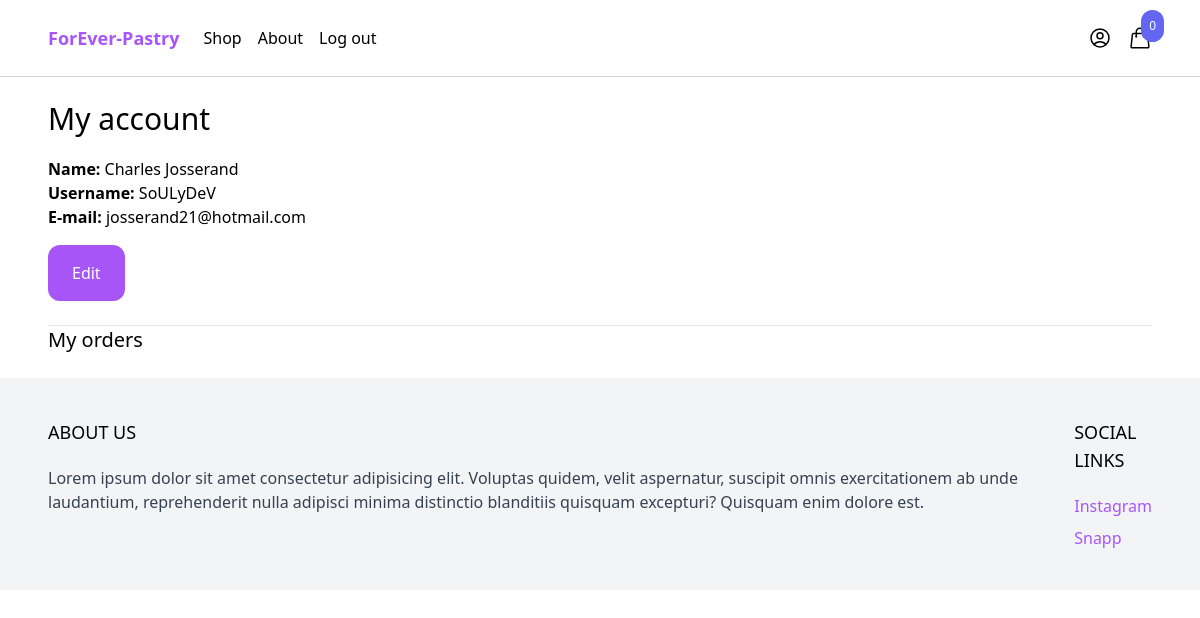
/myaccount/ (signed in), run on an earlier commit of the app's database.
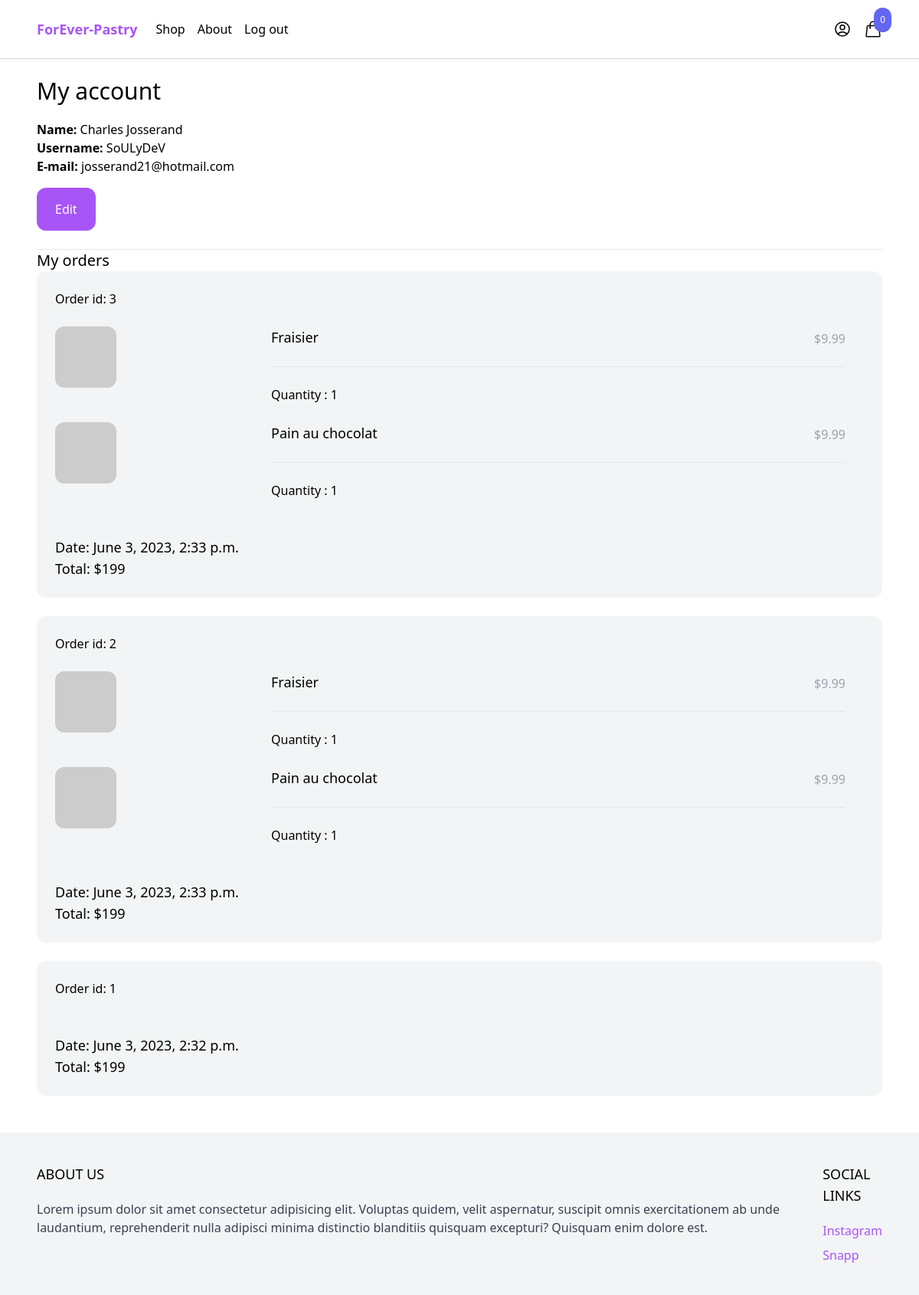
And on a later commit of the database.
### orders/models.py (models this page shows)
class Order(models.Model):
    ORDERED = 'ordered'
    SHIPPED = 'shipped'
    STATUS_CHOICES = (
        (ORDERED, 'Ordered'),
        (SHIPPED, 'Shipped'),
    )
    user = models.ForeignKey(User, related_name='orders', null=True, blank=True, on_delete=models.CASCADE)
    first_name = models.CharField(max_length=150)
    last_name = models.CharField(max_length=150)
    address = models.CharField(max_length=255)
    zipcode = models.CharField(max_length=255)
    place = models.CharField(max_length=255)
    email = models.CharField(max_length=150)
    phone = models.CharField(max_length=255)
    created_at = models.DateTimeField(auto_now_add=True)
    paid = models.BooleanField(default=False)
    paid_amount = models.IntegerField(blank=True, null=True)
    status = models.CharField(max_length=20, choices=STATUS_CHOICES, default=ORDERED)
    class Meta:
        ordering = ('-created_at',)

class OrderItem(models.Model):
    order = models.ForeignKey(Order, related_name='items', on_delete=models.CASCADE)
    product = models.ForeignKey(Product, related_name='items', on_delete=models.CASCADE)
    price = models.IntegerField()
    quantity = models.IntegerField(default=1)

### product/models.py (models this page shows, shortened)
class Product(models.Model):
    category = models.ForeignKey(Category, related_name='products', on_delete=models.CASCADE)
    name = models.CharField(max_length=250)
    slug = models.SlugField()
    description = models.TextField(max_length=250, blank=True, null=True)
    price = models.IntegerField()
    created_at = models.DateTimeField(auto_now_add=True)
    image = models.ImageField(upload_to='uploads/', blank=True, null=True)
    thumbnail = models.ImageField(upload_to='uploads/', blank=True, null=True)
    class Meta:
        ordering = ('-created_at',)
    def get_thumbnail(self):
        if self.thumbnail:
            return self.thumbnail.url
        else:
            if self.image:
                self.thumbnail = self.make_thumbnail(self.image)
                self.save()
                return self.thumbnail.url
            else:
                return 'https://via.placeholder.com/240x240x.jpg'

### core/views.py (the view)
# urls.py: path('myaccount/', myaccount, name='myaccount'),
@login_required
def myaccount(request):
    return render(request, 'core/myaccount.html')

### cart/cart.py (called while the page is built)
    def __len__(self):
        return sum(item['quantity'] for item in self.cart.values())

### cart/context_processors.py (called while the page is built)
def cart(request):
    return {'cart': Cart(request)}

### core/templates/core/myaccount.html (shortened to what this page needs)
{% extends 'core/base.html' %}
{% block content %}
<div class="max-w-6xl mx-auto p-6">
    <h1 class="mb-5 text-3xl">My account</h1>
    <div class="mb-6">
        <strong>Name: </strong>{{ request.user.get_full_name }}<br>
        <strong>Username: </strong>{{ request.user.username }}<br>
        <strong>E-mail: </strong>{{ request.user.email }}<br>
        <a href="{% url 'edit_myaccount' %}" class="inline-block mt-4 py-4 px-6 rounded-xl text-white bg-purple-500">Edit</a>
    </div>
    <hr>
    <h2 class="'m-6 text-xl">My orders</h2>
    {% for order in request.user.orders.all %}
        <div class="w-full mb-6 p-6 flex flex-wrap bg-gray-100 rounded-xl">
            <div class="mb-6 flex justify-between">
                <a href="#">Order id: {{ order.id }}</a>
            </div>
            <div class="mb-6 w-full">
                {% for item in order.items.all %}
                    <div class="product mb-6 flex pr-6">
                        <a href="#" class="w-1/4">
                            <img class="hover:shadow-lg rounded-xl" src="{{ item.product.get_thumbnail }}">
                        </a>
                        <div class="w-3/4 pl-6">
                            <div class="flex justify-between">
                                <a href="#" class="text-lg">{{ item.product.name }}</a>
                                <p class="mb-6 pt-1 text-gray-400">$9.99</p>
                            </div>
                            <hr>
                            <div class="mt-6">
                                Quantity : {{ item.quantity }}
                            </div>
                        </div>
                    </div>
                {% endfor %}
            </div>
            <div>
                <p class="text-lg">Date: {{ order.created_at }}</p>
                <p class="text-lg">Total: $199</p>
            </div>
        </div>
    {% endfor %}
</div>
{% endblock %}

### core/templates/core/base.html (shortened to what this page needs)
<!DOCTYPE html>
<html lang="en">
<head>
    <script src="https://cdn.tailwindcss.com"></script>
</head>
    <body>
        <nav class="border-b border-gray-300">
            <div class="max-w-6xl mx-auto py-2 px-6 xl:px-0 flex items-center justify-between">
                <div class="menu-left flex items-center space-x-6">
                    <a href="{% url 'front-page' %}" class="py-4 text-lg text-purple-500 font-semibold">ForEver-Pastry</a>
                    <ul class="flex items-center space-x-4">
                        <li><a href="{% url 'shop' %}">Shop</a></li>
                        <li><a href="#">About</a></li>
                        {% if request.user.is_authenticated %}
                            <li><a href="{% url 'logout' %}">Log out</a></li>
                        {% endif %}
                    </ul>
                </div>
                <div class="menu-right flex items-center space-x-4">
                    <a href="{% url 'myaccount' %}">
                    </a>
                    <div
                        hx-get="{% url 'hx_menu_cart' %}"
                        hx-trigger="update-menu-cart from:body"
                        hx-swap="innerHTML"
                    >
                        {% include 'cart/menu_cart.html' %}
                    </div>
                </div>
            </div>
        </nav>
        <main>
            {% block content %}
            {% endblock %}
        </main>
        <footer class="bg-gray-100">
            <div class="max-w-6xl mx-auto py-10 px-6 xl:px-0 md: flex justify-between">
                <div class="footer-left mb-12 md:mb-0">
                    <h2 class="mb-5 uppercase text-lg">About us</h2>
                    <p class="text-gray-700">Lorem ipsum dolor sit amet consectetur adipisicing elit. Voluptas quidem, velit aspernatur, suscipit omnis exercitationem ab unde laudantium, reprehenderit nulla adipisci minima distinctio blanditiis quisquam excepturi? Quisquam enim dolore est.</p>
                </div>
                <div class="footer-right">
                    <h2 class="mb-5 uppercase text-lg">Social links</h2>
                    <ul class="space-y-2">
                        <li><a href="#" class="text-purple-500 hover:text-purple-800">Instagram</a></li>
                        <li><a href="#" class="text-purple-500 hover:text-purple-800">Snapp</a></li>
                    </ul>
                </div>
            </div>
        </footer>
    </body>
</html>

### cart/templates/cart/menu_cart.html (shortened to what this page needs)
<a href="{% url 'cart' %}" id="menu-cart-button" class="relative">
    <span class="p-2 absolute -top-4 -right-3 bg-indigo-500 text-white text-xs rounded-full">{{ cart|length }}</span>
</a>

What changed in the data, as far as the page shows it:
added Order: id "3", created_at "June 3, 2023, 2:33 p.m."
added OrderItem: product.name "Fraisier", quantity "1", shown under "3"
added OrderItem: product.name "Pain au chocolat", quantity "1", shown under "3"
added Order: id "2", created_at "June 3, 2023, 2:33 p.m."
added OrderItem: product.name "Fraisier", quantity "1", shown under "2"
added OrderItem: product.name "Pain au chocolat", quantity "1", shown under "2"
added Order: id "1", created_at "June 3, 2023, 2:32 p.m."
